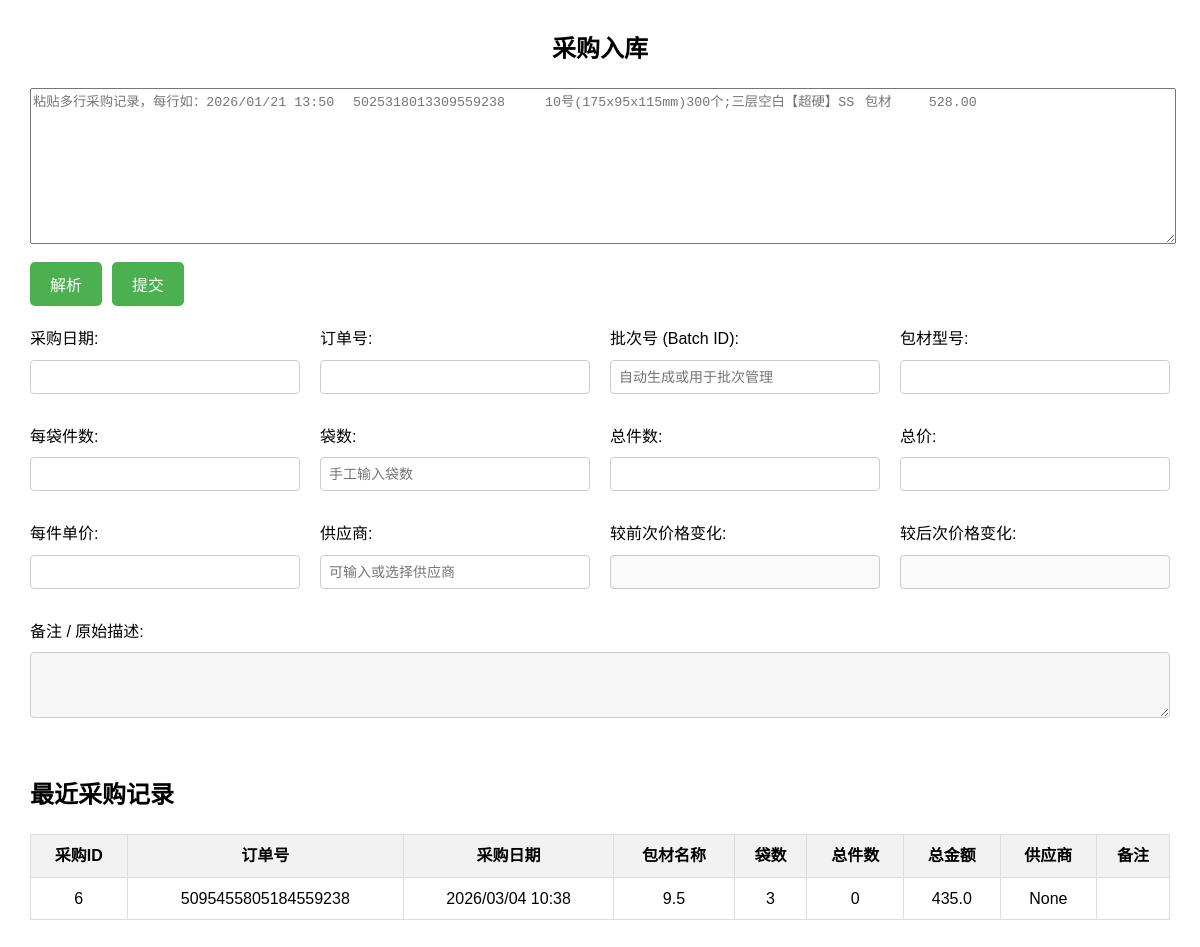
The page /purchase/ on the database as committed earlier.
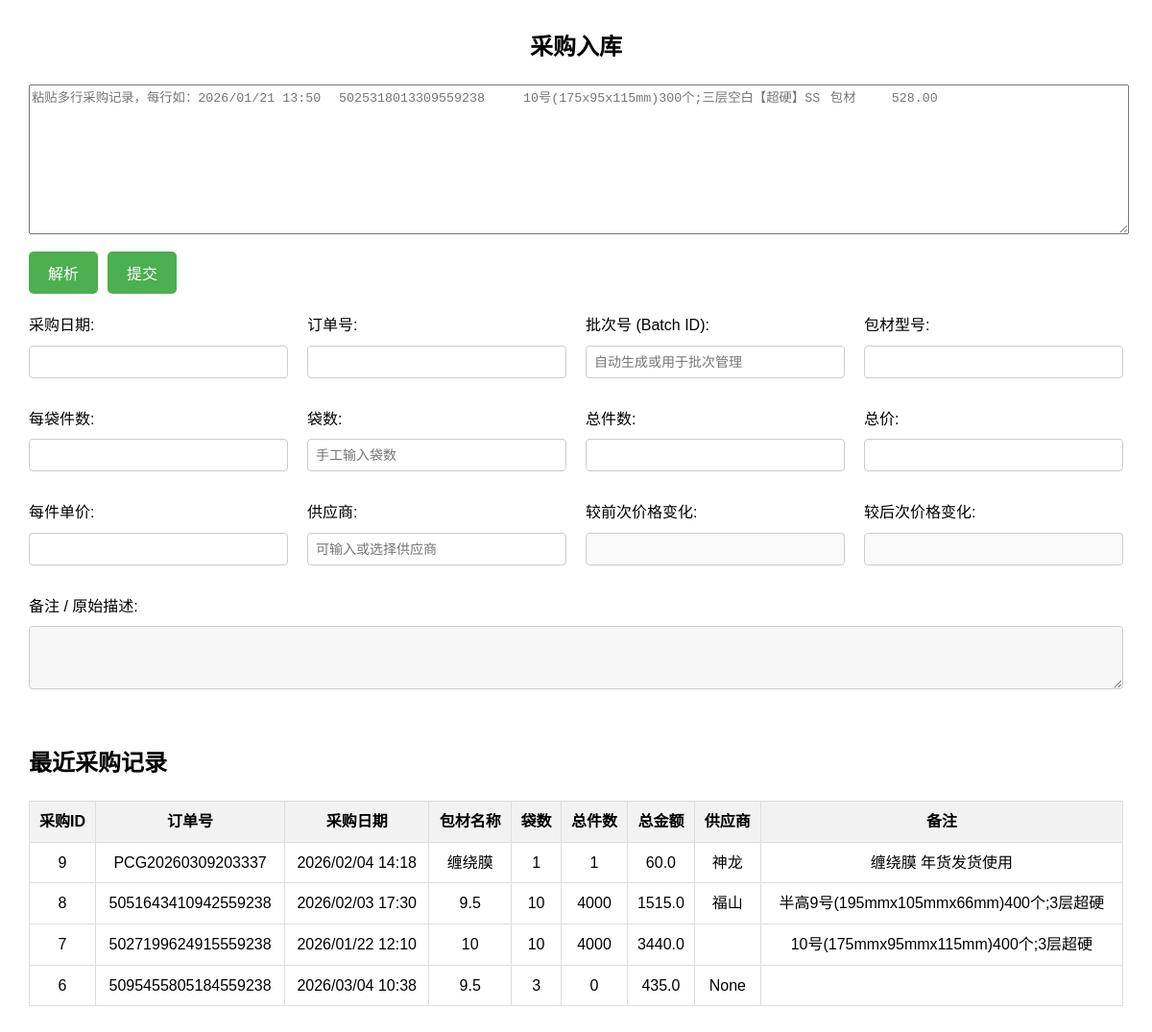
The same page on the database as committed later.
### tables this page shows
CREATE TABLE purchase_record (
    purchase_id INTEGER PRIMARY KEY AUTOINCREMENT,
    order_id TEXT UNIQUE,                 -- 订单号
    purchase_date TEXT,                    -- 采购日期
    pack_item_id INTEGER,                  -- 包材ID，关联pack_item表
    supplier_name TEXT,                    -- 供应商名称
    bag_count INTEGER,                     -- 袋数
    total_quantity INTEGER,                -- 总件数
    total_amount REAL,                     -- 总金额
    batch_id TEXT,                         -- 批次号
    notes TEXT,                            -- 备注
    FOREIGN KEY (pack_item_id) REFERENCES pack_item(pack_item_id)
);

### purchase/routes.py (the view)
@purchase_bp.route('/')
def purchase():
    print("进入 /purchase/ 路由")
    conn = get_db_connection()
    try:
        rows = conn.execute("""
            SELECT pr.purchase_id,
                   pr.order_id,
                   pr.purchase_date,
                   COALESCE(pi.name, '') AS pack_item_name,
                   pr.bag_count,
                   pr.total_quantity AS total_qty,
                   pr.total_amount,
                   pr.batch_id,
                   pr.supplier_name,
                   pr.notes
            FROM purchase_record pr
            LEFT JOIN pack_item pi ON pr.pack_item_id = pi.pack_item_id
            ORDER BY pr.purchase_id DESC
            LIMIT 50
        """).fetchall()
    finally:
        conn.close()
    return render_template('purchase.html', rows=rows)

### purchase/routes.py (called while the page is built)
def get_db_connection():
    conn = sqlite3.connect(DB_FILE)
    conn.row_factory = sqlite3.Row
    return conn

### templates/purchase.html (shortened to what the changed rows need)
<!DOCTYPE html>
<html lang="zh-CN">
<head>
</head>
<body>
    <h1>采购入库</h1>
    <div class="table-container">
        <h2>最近采购记录</h2>
        <table>
            <thead>
                <tr>
                    <th>采购ID</th>
                    <th>订单号</th>
                    <th>采购日期</th>
                    <th>包材名称</th>
                    <th>袋数</th>
                    <th>总件数</th>
                    <th>总金额</th>
                    <th>供应商</th>
                    <th>备注</th>
                </tr>
            </thead>
            <tbody>
                {% for row in rows %}
                <tr class="record-row"
                    data-purchase-id="{{ row['purchase_id'] }}"
                    data-order-id="{{ row['order_id'] or '' }}"
                    data-purchase-date="{{ row['purchase_date'] or '' }}"
                    data-pack-item-name="{{ row['pack_item_name'] or '' }}"
                    data-bag-count="{{ row['bag_count'] or '' }}"
                    data-total-qty="{{ row['total_qty'] or '' }}"
                    data-total-amount="{{ row['total_amount'] or '' }}"
                    data-batch-id="{{ row['batch_id'] or '' }}"
                    data-supplier-name="{{ row['supplier_name'] or '' }}"
                    data-notes="{{ row['notes'] or '' }}"
                    data-unit-price="{% if row['total_qty'] and row['total_amount'] %}{{ (row['total_amount'] / row['total_qty']) | round(4) }}{% else %}0{% endif %}">
                    <td>{{ row['purchase_id'] }}</td>
                    <td>{{ row['order_id'] }}</td>
                    <td>{{ row['purchase_date'] }}</td>
                    <td>{{ row['pack_item_name'] }}</td>
                    <td>{{ row['bag_count'] }}</td>
                    <td>{{ row['total_qty'] }}</td>
                    <td>{{ row['total_amount'] }}</td>
                    <td>{{ row['supplier_name'] }}</td>
                    <td>{{ row['notes'] }}</td>
                </tr>
                {% endfor %}
            </tbody>
        </table>
    </div>
</body>
</html>

Rows that differ between the two databases and show on the page:
added purchase_record: purchase_id "9", order_id "PCG20260309203337", purchase_date "2026/02/04 14:18", pack_item_name "缠绕膜", bag_count "1", total_qty "1", total_amount "60.0", supplier_name "神龙", notes "缠绕膜 年货发货使用"
added purchase_record: purchase_id "8", order_id "5051643410942559238", purchase_date "2026/02/03 17:30", pack_item_name "9.5", bag_count "10", total_qty "4000", total_amount "1515.0", supplier_name "福山", notes "半高9号(195mmx105mmx66mm)400个;3层超硬"
added purchase_record: purchase_id "7", order_id "5027199624915559238", purchase_date "2026/01/22 12:10", pack_item_name "10", bag_count "10", total_qty "4000", total_amount "3440.0", notes "10号(175mmx95mmx115mm)400个;3层超硬"
